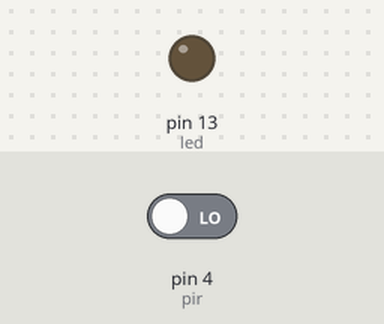
A sketch run on a simulated Arduino Uno, built with avr-gcc and run on an emulated ATmega328P. On the bench: output pins drawn as LEDs (lit = HIGH). The inputs (shaded band) are chosen by the test bench; at power-on: pin 4 (pir) LOW. What the sketch prints to the serial monitor is not drawn.

Above: at 4.2 s.
4.3 s: pin 4 (pir) driven HIGH
At 5.5 s:
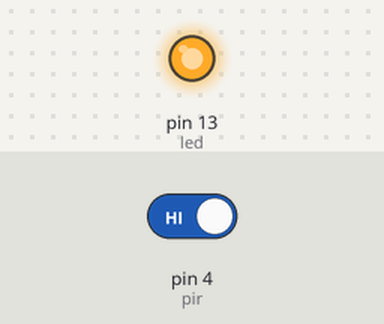
5.8 s: pin 4 (pir) driven LOW
At 6.8 s:
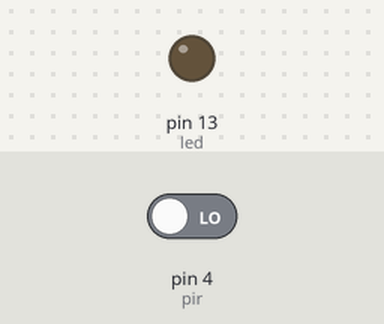
Timing chart, 0 to 8.8 s (numbered marks = the images above; inputs shaded):
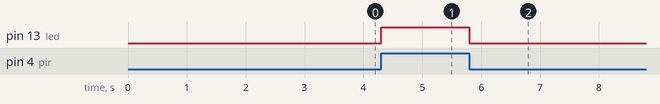

Measured:
- after the input at 4.3 s, pin 13 (led): LOW → HIGH at once
- after the input at 5.8 s, pin 13 (led): HIGH → LOW at once

The sketch:

pir_sensor.ino
```cpp
int calibrationTime=30;
long unsigned int lowIn,pause=2000;
boolean lockLow=true;
boolean takeLowTime;
int pir=4;
int led=13;

void setup() {
  // put your setup code here, to run once:
  Serial.begin(9600);
  pinMode(pir,INPUT);
  pinMode(led,OUTPUT);
  digitalWrite(pir,LOW);
  Serial.print("calibrating the sensor:");
  for(int i=0;i<calibrationTime;i++)
  {Serial.print('.');
  delay(100);
  }
  Serial.println("Done.");
  Serial.println("Sensor active:");
  delay(10);

}

void loop() {
  // put your main code here, to run repeatedly:
  if(digitalRead(pir)==HIGH)
  {
    digitalWrite(led,HIGH);
    if(lockLow)
    {
      lockLow=false;
      Serial.println("----");
      Serial.println("Motion detected at");
      Serial.println((millis()/1000));
      Serial.println("sec.");
      delay(50);
    }
    takeLowTime=true;

   }
   if(digitalRead(pir)==LOW)
   {
    digitalWrite(led,LOW);
    if(takeLowTime)
    {
      lowIn=millis();
      takeLowTime=false;
    }
    if(!lockLow && millis()-lowIn>pause)
    {
      lockLow=true;
      Serial.print("Motion ended at :");
      Serial.print((millis()-pause)/1000);
      Serial.println("Sec:");
      delay(50);
    }
  }
}
```

flamesensorIOT.c
```cpp
int ledpin=9;
int buzzer=7;
int flame=A5;
void setup() {
  // put your setup code here, to run once:
  pinMode(ledpin,OUTPUT);
  pinMode(buzzer,OUTPUT);
  pinMode(flame,INPUT);
  Serial.begin(9600);
}

void loop() {
  // put your main code here, to run repeatedly:

    digitalWrite(ledpin,LOW);
    digitalWrite(buzzer,LOW);
    int flamevalue=analogRead(flame);
    //Serial.println(flamevalue);
    int threshold=40;
    if(flamevalue<threshold)
    {
      digitalWrite(ledpin,HIGH);
      digitalWrite(buzzer,HIGH);
    }
    else
    {
      digitalWrite(ledpin ,LOW);
      digitalWrite(buzzer,LOW);
    }
    Serial.println("flame value");
    Serial.println(flamevalue);

  delay(1000);

}
```

moisturesensorIOT.c
```cpp
#include<Servo.h>
Servo myservo;
int pos=0, sensorPin=5,sensorValue=0;
void setup() {
  // put your setup code here, to run once:
  myservo.attach(9);
  Serial.begin(9600);


}

void loop() {
  // put your main code here, to run repeatedly:
  sensorValue=analogRead(sensorPin);
  Serial.println(sensorValue);
  if(sensorValue>500)
 {
   for(pos=0;pos<180;pos+=1){
      myservo.write(pos);
    }delay(15);
    for(pos=180;pos>=0;pos-=1){
      myservo.write(pos);
    }delay(15);
  }delay(1000);
}
```

struct1.c
```cpp

```

temperaturesensorIOT.c
```cpp
int apin=0;

void setup() {
  pinMode(apin,INPUT);
  Serial.begin(9600);

}

void loop() {
  int val=analogRead(apin);
  float mvvalue=((float)val/1024) * 5000;
  float tempc= mvvalue/10;
  Serial.println("Temp in c");
  Serial.println(tempc);
  Serial.println("temp in f");
  Serial.println((9/5)* tempc+32);
  delay(1000);

}
```
